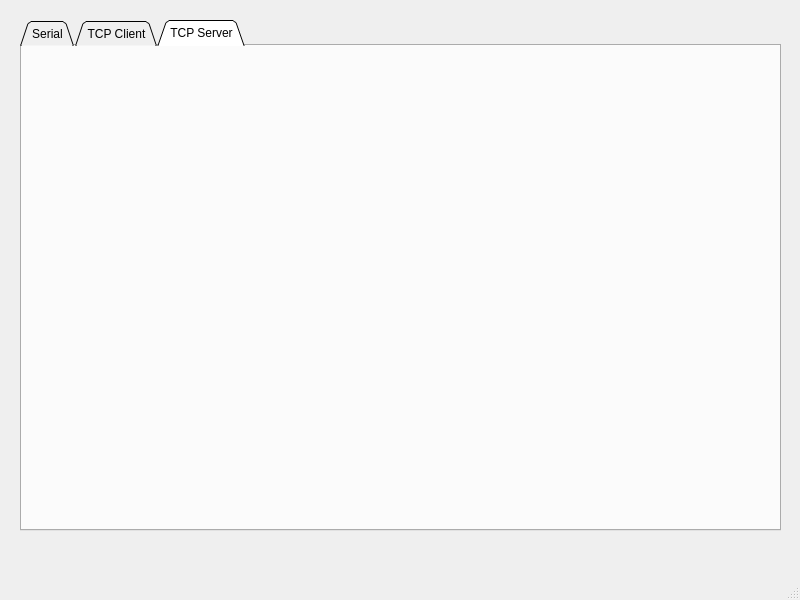
<?xml version="1.0" encoding="UTF-8"?>
<ui version="4.0">
 <class>CommunicationTester</class>
 <widget class="QMainWindow" name="CommunicationTester">
  <property name="geometry">
   <rect>
    <x>0</x>
    <y>0</y>
    <width>800</width>
    <height>600</height>
   </rect>
  </property>
  <property name="sizePolicy">
   <sizepolicy hsizetype="Preferred" vsizetype="Preferred">
    <horstretch>0</horstretch>
    <verstretch>0</verstretch>
   </sizepolicy>
  </property>
  <property name="windowTitle">
   <string>CommunicationTester</string>
  </property>
  <widget class="QWidget" name="centralwidget">
   <widget class="QTabWidget" name="tabWidget">
    <property name="geometry">
     <rect>
      <x>20</x>
      <y>20</y>
      <width>761</width>
      <height>511</height>
     </rect>
    </property>
    <property name="tabShape">
     <enum>QTabWidget::Triangular</enum>
    </property>
    <property name="currentIndex">
     <number>2</number>
    </property>
    <property name="iconSize">
     <size>
      <width>32</width>
      <height>32</height>
     </size>
    </property>
    <widget class="QWidget" name="SerialTab">
     <attribute name="title">
      <string>Serial</string>
     </attribute>
    </widget>
    <widget class="QWidget" name="TCPClientTab">
     <attribute name="title">
      <string>TCP Client</string>
     </attribute>
    </widget>
    <widget class="QWidget" name="TCPServerTab">
     <attribute name="title">
      <string>TCP Server</string>
     </attribute>
    </widget>
   </widget>
  </widget>
  <widget class="QMenuBar" name="menubar">
   <property name="geometry">
    <rect>
     <x>0</x>
     <y>0</y>
     <width>800</width>
     <height>21</height>
    </rect>
   </property>
  </widget>
  <widget class="QStatusBar" name="statusbar"/>
 </widget>
 <resources/>
 <connections/>
</ui>
